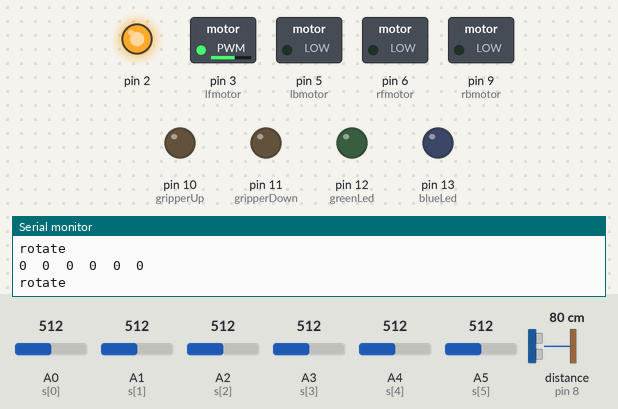
A sketch run on a simulated Arduino Nano, built with avr-gcc and run on an emulated ATmega328P. Shown: switched loads named in the sketch (green lamp = pin HIGH), output pins drawn as LEDs (lit = HIGH), the last lines printed to the serial monitor. Wiring (inferred from the names in the program): ultrasonic range finder: trigger pin 7; echo pin 8. The inputs (shaded band) are chosen by the test bench; at power-on: distance to the obstacle (sensor on pin 8) 80 cm, A1 (s[1]) = 512, A3 (s[3]) = 512, A0 (s[0]) = 512, A2 (s[2]) = 512, A4 (s[4]) = 512, A5 (s[5]) = 512. The echo pulse lasts 58.3 µs per cm; pins used as bus, display or sensor lines are not drawn.

Above: at 10.2 s.
10.3 s: distance to the obstacle (sensor on pin 8) set to 8 cm
13.3 s: distance to the obstacle (sensor on pin 8) set to 5 cm
At 14.0 s:
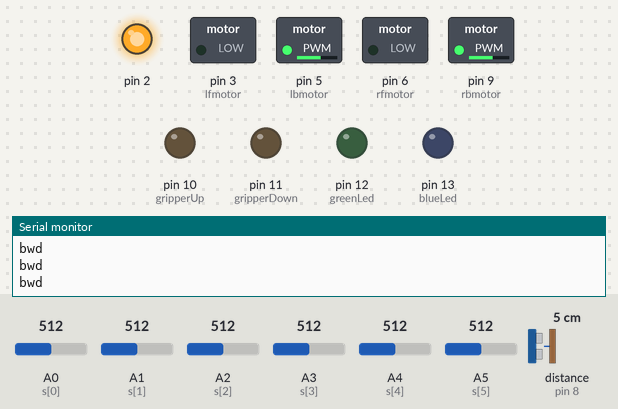
14.8 s: distance to the obstacle (sensor on pin 8) set to 8 cm
16.3 s: distance to the obstacle (sensor on pin 8) set to 11 cm
At 16.9 s:
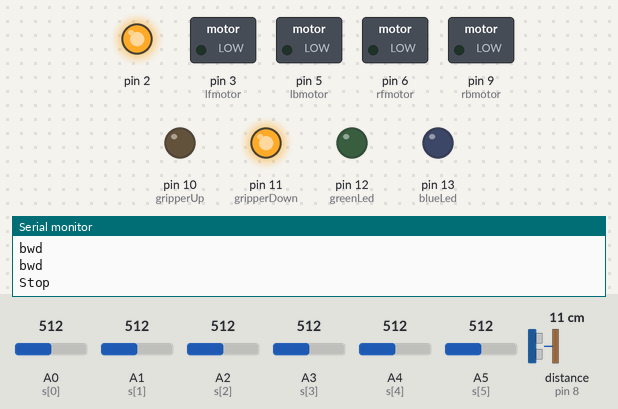
17.8 s: A1 (s[1]) set to 528
At 20.5 s:
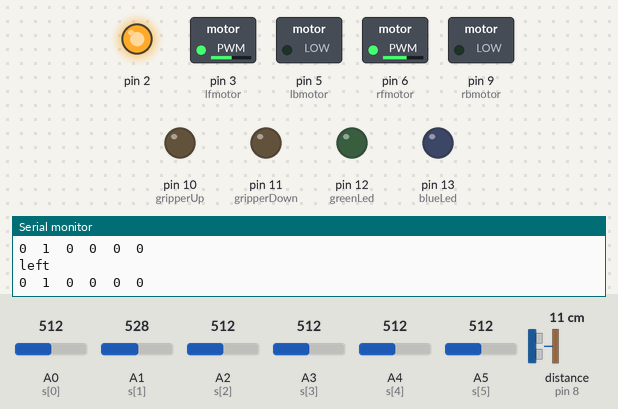
20.8 s: A3 (s[3]) set to 716
At 22.0 s:
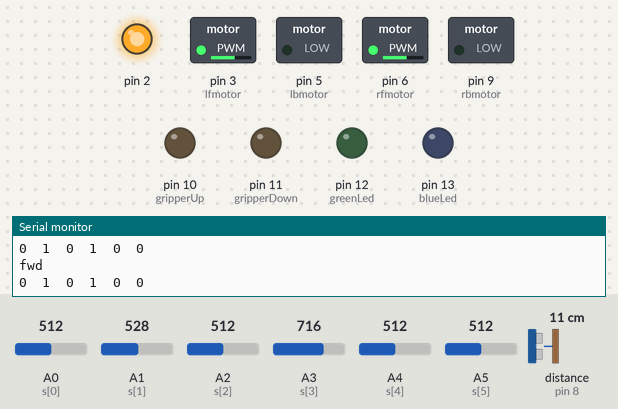
Timing chart, 0 to 23.4 s (numbered marks = the images above; inputs shaded):
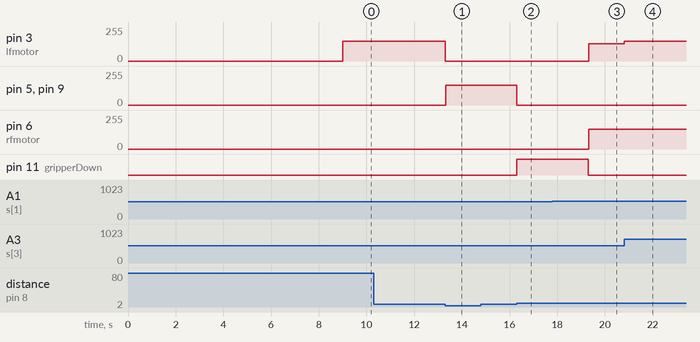

Measured:
- the behaviour switches between 7 and 6 cm on distance to the obstacle (sensor on pin 8) (found by bisection; images 0 and 1)
- the behaviour switches between 9 and 10 cm on distance to the obstacle (sensor on pin 8) (found by bisection; images 1 and 2)
- the behaviour switches between 512 and 513 on A1 (s[1]) (found by bisection; images 2 and 3)
- after the input at 13.3 s, pin 3 (lfmotor): 150/255 → 0/255 at once; pin 5 (lbmotor), pin 9 (rbmotor): 0/255 → 150/255 at once
- after the input at 16.3 s, pin 5 (lbmotor), pin 9 (rbmotor): 150/255 → 0/255 at once; pin 11 (gripperDown): LOW → HIGH at once
- after the input at 17.8 s, pin 3 (lfmotor): 0/255 → 130/255 after 1.5 s; pin 6 (rfmotor): 0/255 → 150/255 after 1.5 s
- after the input at 20.8 s, pin 3 (lfmotor): 130/255 → 150/255 at once

The sketch:

sketch_jan16a.ino
```cpp
#define SPEED 150
#define SLOWSPEED 130
#define VSLOWSPEED 150
int s[6] = {A0, A1, A2, A3, A4, A5};
int avg[6];
int val[6];
int white[6];
int black[6];
int i, j;
int ir[6];
int lfmotor = 3;
int rfmotor = 6;
int lbmotor = 5;
int rbmotor = 9;
int trigPin = 7;
int echoPin = 8;

long duration;
int gripperDown = 11;
int gripperUp = 10;
int red, green, blue;
int r[4], g[4], b[4];
int redLed = 10;
int blueLed = 13;
int greenLed = 12;
int input = A6;
void setup() {
  Serial.begin(9600);
  pinMode(2,OUTPUT);
  digitalWrite(2,HIGH);
  pinMode( lfmotor, OUTPUT );
  pinMode( rfmotor, OUTPUT );
  pinMode( lbmotor, OUTPUT );
  pinMode( rbmotor, OUTPUT );
  analogWrite(lbmotor, 0);
  analogWrite(rbmotor, 0);
  analogWrite(lfmotor, 0);
  analogWrite(rfmotor, 0);

  Serial.println("Place on White");
  delay(2000);

  for (i = 0; i < 6; i++)
  {
    white[i] = analogRead(s[i]);
    Serial.print(white[i]);
    Serial.print("\t");
  } Serial.println(" ");
  delay(1000);

  Serial.println("Place on Black");
  delay(2000);

  for (i = 0; i < 6; i++)
  {
    black[i] = analogRead(s[i]);
    Serial.print(black[i]);
    Serial.print("\t");
  } Serial.println("");
  Serial.println(" Average:");
  delay(1000);
  for (i = 0; i < 6; i++)
  {
    avg[i] = (black[i] + white[i]) / 2;
    Serial.print(avg[i]);
    Serial.print("\t");
  } Serial.println(" ");
  delay(1000);

  pinMode(gripperDown, OUTPUT);
  pinMode(gripperUp, OUTPUT);
  digitalWrite(gripperDown, LOW);
  //digitalWrite(gripperUp, HIGH);
  delay(2000);
  //digitalWrite(gripperUp, LOW);

  pinMode(trigPin, OUTPUT);
  pinMode(echoPin, INPUT);

  pinMode(redLed, OUTPUT);
  pinMode(greenLed, OUTPUT);
  pinMode(blueLed, OUTPUT);
  pinMode(input, INPUT);
}

int value()
{
  for (i = 0; i < 6; i++)
  {
    ir[i] = ( analogRead(s[i]) > avg[i] ? 1 : 0 );
    Serial.print(ir[i]);
    Serial.print("\t");
  }
  Serial.println("");
  return 16 * ir[0] + 8 * ir[1] + 4 * ir[2] + 2 * ir[3] + 1 * ir[4] + 1000 * ir[5];
}


void leftTurn()
{
//  while (!(analogRead(s[2]) < avg[2]))
//  {
//    analogWrite(lfmotor, 0);
//    analogWrite(lbmotor, 0);
//    analogWrite(rfmotor, SPEED);
//    analogWrite(rbmotor, 0);
//    Serial.println("left turn");
//  }
//  while (!(analogRead(s[2]) > avg[2]))
//  {
//    analogWrite(lfmotor, 0);
//    analogWrite(lbmotor, 0);
//    analogWrite(rfmotor, SPEED);
//    analogWrite(rbmotor, 0);
//    Serial.println("left turn");
//  }
while(analogRead(s[0]) < avg[0])
{
     analogWrite(lfmotor, 0);
    analogWrite(lbmotor, 0);
    analogWrite(rfmotor, SPEED);
    analogWrite(rbmotor, 0);
    Serial.println("left turn");
  }
}

void rightTurn()
{
//  while (!(analogRead(s[2]) < avg[2]))
//  {
//    analogWrite(lfmotor, SPEED);
//    analogWrite(lbmotor, 0);
//    analogWrite(rfmotor, 0);
//    analogWrite(rbmotor, 0);
//    Serial.println("right turn");
//  }
//  while (!(analogRead(s[2]) > avg[2]))
//  {
//    analogWrite(lfmotor, SPEED);
//    analogWrite(lbmotor, 0);
//    analogWrite(rfmotor, 0);
//    analogWrite(rbmotor, 0);
//    Serial.println("right turn");
//  }
while ((analogRead(s[4]) < avg[4]))
  {
    analogWrite(lfmotor, SPEED);
    analogWrite(lbmotor, 0);
    analogWrite(rfmotor, 0);
    analogWrite(rbmotor, 0);
    Serial.println("right turn");
  }
}
void leftTurnWithBreak()
{
  while (!(analogRead(s[2]) < avg[2]))
  {
    analogWrite(lfmotor, 0);
    analogWrite(lbmotor, 0);
    analogWrite(rfmotor, SPEED);
    analogWrite(rbmotor, 0);
    Serial.println("left turn");
    if(value()==1031)
    break;
  }
  while (!(analogRead(s[2]) > avg[2]))
  {
    analogWrite(lfmotor, 0);
    analogWrite(lbmotor, 0);
    analogWrite(rfmotor, SPEED);
    analogWrite(rbmotor, 0);
    Serial.println("left turn");
    if(value()==1031)
    break;
  }
}

void rightTurnWithBreak()
{
  while (!(analogRead(s[2]) < avg[2]))
  {
    analogWrite(lfmotor, SPEED);
    analogWrite(lbmotor, 0);
    analogWrite(rfmotor, 0);
    analogWrite(rbmotor, 0);
    Serial.println("right turn");
    if(value()==1031)
    break;
  }
  while (!(analogRead(s[2]) > avg[2]))
  {
    analogWrite(lfmotor, SPEED);
    analogWrite(lbmotor, 0);
    analogWrite(rfmotor, 0);
    analogWrite(rbmotor, 0);
    Serial.println("right turn");
    if(value()==1031)
    break;
  }
}

void left()
{
  analogWrite(lfmotor, SLOWSPEED);
  analogWrite(lbmotor, 0);
  analogWrite(rfmotor, SPEED);
  analogWrite(rbmotor, 0);
  Serial.println("left");
}

void right()
{
  analogWrite(lfmotor, SPEED);
  analogWrite(lbmotor, 0);
  analogWrite(rfmotor, SLOWSPEED);
  analogWrite(rbmotor, 0);
  Serial.println("right");
}

void forward()
{
  analogWrite(lfmotor, SPEED);
  analogWrite(lbmotor, 0);
  analogWrite(rfmotor, SPEED);
  analogWrite(rbmotor, 0);
  Serial.println("fwd");
}
void Stop()
{
  analogWrite(lfmotor, 0);
  analogWrite(lbmotor, 0);
  analogWrite(rfmotor, 0);
  analogWrite(rbmotor, 0);
  Serial.println("Stop");
}


void backward()
{
  analogWrite(lfmotor, 0);
  analogWrite(lbmotor, SPEED);
  analogWrite(rfmotor, 0);
  analogWrite(rbmotor, SPEED);
  Serial.println("bwd");
}

void rotate()
{
  {
    analogWrite(lfmotor, SPEED);
    analogWrite(lbmotor, 0);
    analogWrite(rfmotor, 0);
    analogWrite(rbmotor, 0);
    Serial.println("rotate");
  }
}

void fullturn()
{
    while (!(analogRead(s[2]) < avg[2]))
  {
    analogWrite(lfmotor, 0);
    analogWrite(lbmotor, VSLOWSPEED);
    analogWrite(rfmotor, VSLOWSPEED);
    analogWrite(rbmotor, 0);
    Serial.println("full turn");
  }
  while (!(analogRead(s[2]) > avg[2]))
  {
    analogWrite(lfmotor, 0);
    analogWrite(lbmotor, VSLOWSPEED);
    analogWrite(rfmotor, VSLOWSPEED);
    analogWrite(rbmotor, 0);
    Serial.println("full turn");
    Stop();
  }
}
void followLine()
{ int value1 = value();
  if (value1 > 1000)
    value1 -= 1000;
  switch (value1) {

    case 14:
    case 4:
    case 17:
    case 10:
    case 5:
    case 31:
      forward();
      break;

    case 12:
    case 8:
    case 24:
    case 28:
case 25:
case 26:
      left();
      break;

    case 16:
    case 30:
      leftTurn();
      break;

    case 1:
    case 15:
      rightTurn();
      break;

    case 6:
    case 2:
    case 3:
    case 7:
    case 11:
    case 19:
      right();
      break;

    default:
      rotate();
  }
}

int distance(){

   // Clears the trigPin
  digitalWrite(trigPin, LOW);
  delayMicroseconds(2);
  // Sets the trigPin on HIGH state for 10 micro seconds
  digitalWrite(trigPin, HIGH);
  delayMicroseconds(10);
  digitalWrite(trigPin, LOW);
  // Reads the echoPin, returns the sound wave travel time in microseconds
  duration = pulseIn(echoPin, HIGH);
  // Calculating the distance
  return duration * 0.034 / 2;
}
void grip() {
while(distance()>5)
followLine();

Stop();
while(distance()<9)
backward();
Stop();
digitalWrite(gripperDown,HIGH);
digitalWrite(gripperUp,LOW);
delay(3000);
digitalWrite(gripperDown,LOW);
while(distance()>5)
followLine();
Stop();
digitalWrite(gripperUp,HIGH);
digitalWrite(gripperDown,LOW);
delay(3000);
digitalWrite(gripperUp,LOW);
}

void loop() {

  grip();
  backward();
  delay(1000);
  Stop();
  delay(5000);
}
```
